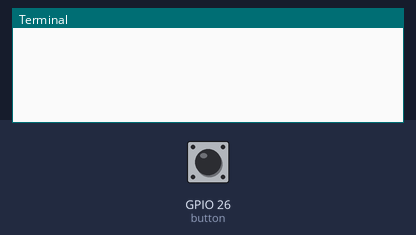
The program below on a simulated Raspberry Pi (BCM pin numbers). Shown: the last lines printed to the terminal. Inputs (shaded band) come from the test bench; at power-on: GPIO 26 (button) HIGH.

Above: at 1.2 s.
1.3 s: GPIO 26 (button) pulled LOW for 0.15 s
At 1.43 s:
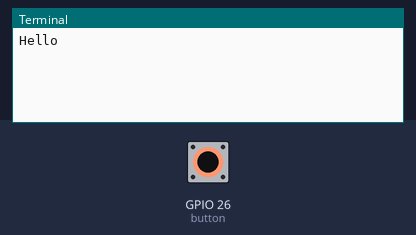
At 2.9 s:
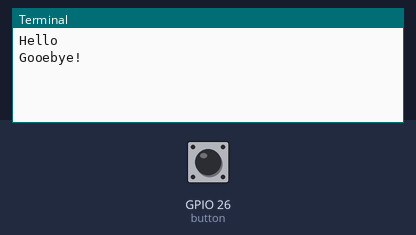

Measured:
- after the input at 1.3 s, the terminal: prints a new line at once (image 1)

The program:

ex04.py
```python
from gpiozero import Button
from signal import pause

def say_hello():
    print("Hello")

def say_goodbye():
    print("Gooebye!")

button = Button(26)
button.when_pressed = say_hello
button.when_released = say_goodbye

pause()
```
